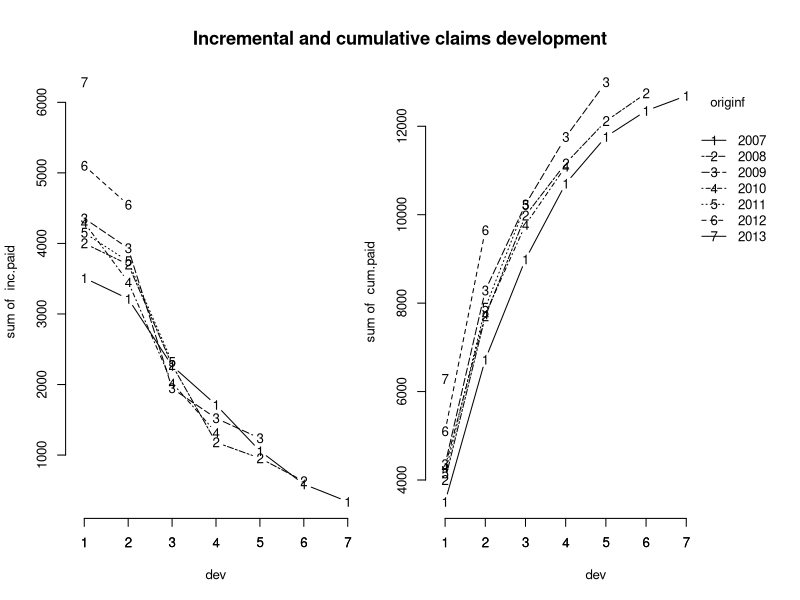
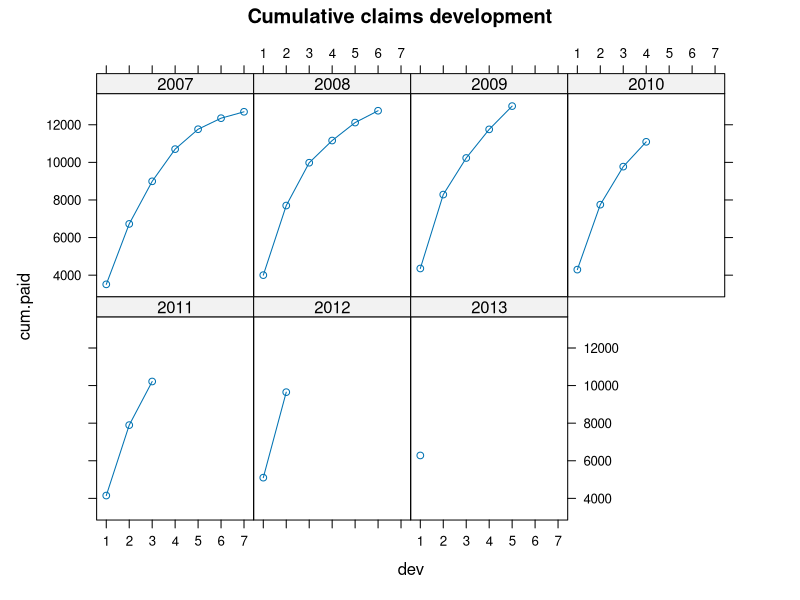

The R source for these figures, in order: (Note: this script raises an error after producing the figures.)
## ---- chunk 1
library(knitr)
## ---- chunk 2
## EST053 - Métodos Computacionais para Análise de Risco
## Código da aula 22 - Ramo Não-Vida (reservas)

## ---- chunk 3
file_name = "22-nao_vida_reservas"
## ---- chunk 4
## Dados de pagamentos de indenizações - Seguros contra terceiros U.K.
n <- 7
Claims <- data.frame(originf = factor(rep(2007:2013, n:1)),
                     dev = sequence(n:1),
                     inc.paid = c(3511, 3215, 2266, 1712, 1059,  587,
                                   340, 4001, 3702, 2278, 1180,  956,
                                   629, 4355, 3932, 1946, 1522, 1238,
                                  4295, 3455, 2023, 1320, 4150, 3747,
                                  2320, 5102, 4548, 6283))
Claims

## ---- chunk 5
## transformando em triângulo de desenvolvimento
(inc.triangle <- with(Claims, {
  M <- matrix(nrow=n, ncol=n,
              dimnames=list(origin=levels(originf), dev=1:n))
  M[cbind(originf, dev)] <- inc.paid
  M
}))

## ---- chunk 6
inc.triangle
## ---- chunk 7
## triângulo acumulado
(cum.triangle <- t(apply(inc.triangle, 1, cumsum)))

## ---- chunk 8
## diagonal - pagamentos acumulados de cada período de origem
(latest.paid <- cum.triangle[row(cum.triangle) == n - col(cum.triangle) + 1])

## ---- chunk 9
## pagamentos acumulados
Claims$cum.paid <- cum.triangle[with(Claims, cbind(originf, dev))]
head(Claims)

## ---- chunk 10

## Gráfico da sequência de pagamentos individuais e acumulados por origem
op <- par(fig=c(0,0.5,0,1), cex=0.8, oma=c(0,0,0,0))
with(Claims, {
  interaction.plot(x.factor=dev, trace.factor=originf, response=inc.paid,
                   fun=sum, type="b", bty='n', legend=FALSE); axis(1, at=1:n)
  par(fig=c(0.45,1,0,1), new=TRUE, cex=0.8, oma=c(0,0,0,0))
  
  interaction.plot(x.factor=dev, trace.factor=originf, response=cum.paid,
                   fun=sum, type="b", bty='n'); axis(1,at=1:n)
  })
mtext("Incremental and cumulative claims development",
      side=3, outer=TRUE, line=-3, cex = 1.1, font=2)
par(op)

## ---- chunk 11

## Gráfico dos pagamentos acumulados em painéis
library(lattice)
xyplot(cum.paid ~ dev | originf, data=Claims, t="b", layout=c(4,2),
       as.table=TRUE, main="Cumulative claims development")


## Cálculo de Reservas
## Métodos determinísticos

## ---- chunk 12

## fatores de desenvolvimento
f <- sapply( (n-1):1, function(i) {
  sum(cum.triangle[1:i, n-i+1])/sum(cum.triangle[1:i, n-i]) } )

## ---- chunk 13
tail <- 1   # último fator de desenvolvimento
(f <- c(f, tail))

## ---- chunk 14
## completando o triângulo
full.triangle <- cum.triangle
for(k in 1:(n-1)){
  full.triangle[(n-k+1):n, k+1] <- full.triangle[(n-k+1):n,k]*f[k]
}
full.triangle

## ---- chunk 15
## total de pagamentos previstos
(ultimate.paid <- full.triangle[,n])

## ---- chunk 16
## fatores de desenvolvimento totais
(ldf <- rev(cumprod(rev(f))))

## ---- chunk 17
## proporção de indenizações estimadas
(dev.pattern <- 1/ldf)

## ---- chunk 18
## reserva
(reserve <- sum (latest.paid * (ldf - 1)))

sum(ultimate.paid - latest.paid)

## ---- chunk 19
# gerar arquivo com comandos do R
purl(input=paste0(file_name,".Rmd"),
     output=paste0("../labs/",file_name,".R"),
     documentation=0, encoding='UTF-8')
# Saída: 'filename.R' com apenas o código extraído do arquivo original
# Opções: documentation=1 inclui o texto no título dos chunks
# Para excluir um chunk do arquivo final, incluir a opção purl=FALSE no cabeçalho do chunk
